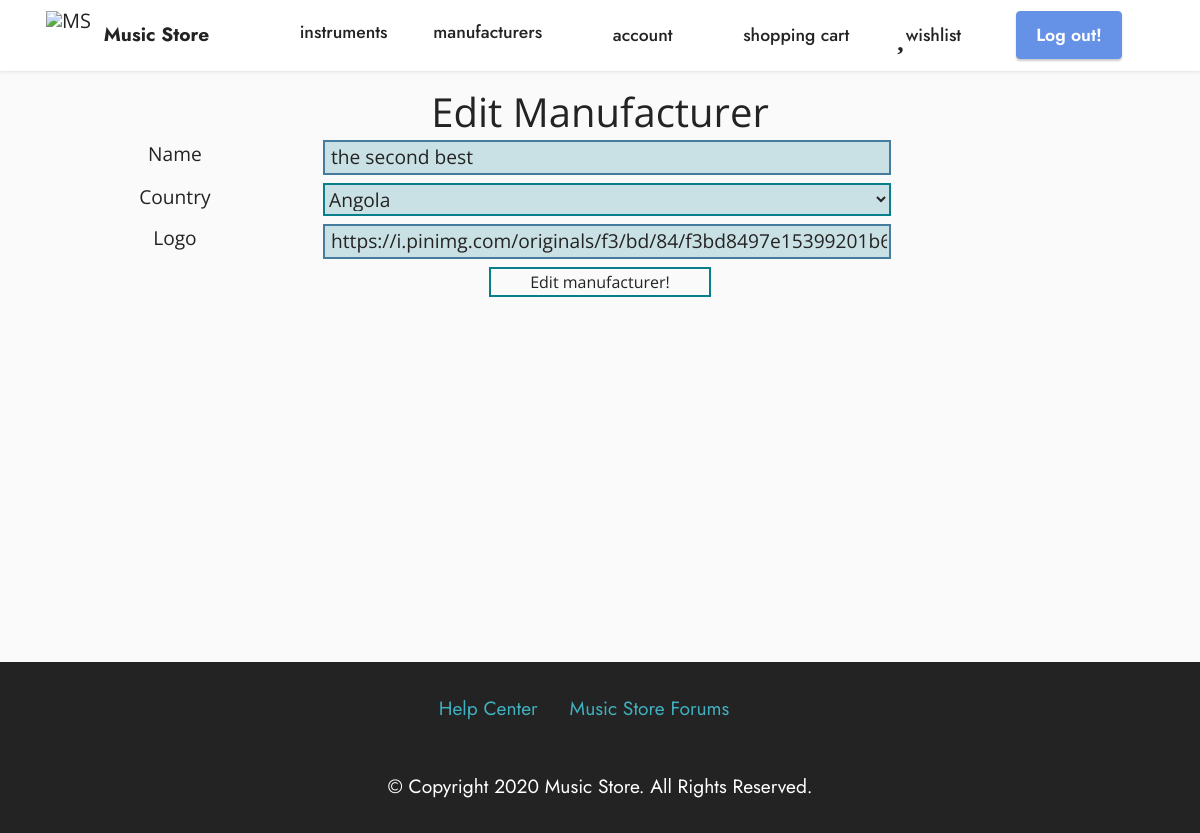
Page /edit/manufacturers/2 (signed in) on the earlier database version.
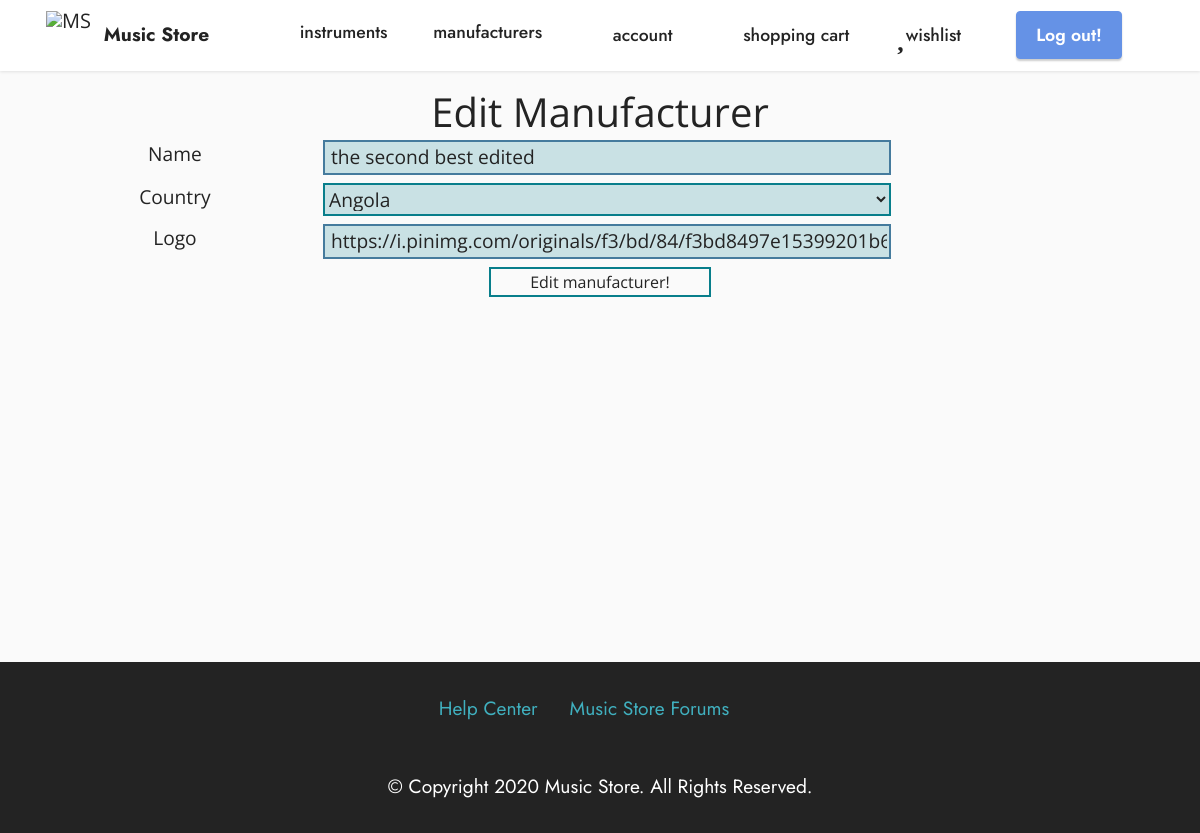
Same page on the later database version.
### app/models.py (models this page shows, shortened)
class Manufacturer(models.Model):
    name = models.CharField(max_length=100)
    country = models.CharField(choices=COUNTRIES, max_length=100)
    logo = models.URLField()

### app/views.py (the view)
# urls.py: path('edit/manufacturers/<int:id>', views.edit_manufacturer, name='edit_manufacturer'),
@login_required(login_url='/login/')
@permission_required('app.delete_instrument', raise_exception=True)
def edit_manufacturer(request, id):
    try:
        manu = Manufacturer.objects.get(pk=id)
    except:
        return redirect("/")
    if request.method == 'POST':
        form = ManufacturerForm(request.POST, instance=manu)
        form.save()
        return redirect('/manufacturers/' + str(manu.id))
    form = ManufacturerForm(instance=manu)
    return render(request, 'edit_manufacturer.html', {'form' : form})

### app/forms.py
class ManufacturerForm(ModelForm):
    class Meta:
        model = Manufacturer
        fields = '__all__'

### templates/edit_manufacturer.html
{% extends 'layout.html' %}
{% block content %}
    <div class="container form-container">
        <h1>Edit Manufacturer</h1>
        {% include 'form.html' with submit_val='Edit manufacturer!' %}
    </div>
{% endblock %}

### templates/form.html (shortened to what this page needs)
<form action="" method="post">
    {% for field in form %}
        <div class="field-form row">
            <div class="col-3">
                {{ field.label }}
            </div>
            <div class="col-9">
                {{ field }}
            </div>
        </div>
    {% endfor %}
    {% if submit_val %}
        <input class="btn-form" type="submit" value="{{ submit_val }}">
    {% endif %}
</form>

Differences in the rows shown:
changed Manufacturer "Angola": name "the second best" → "the second best edited"
